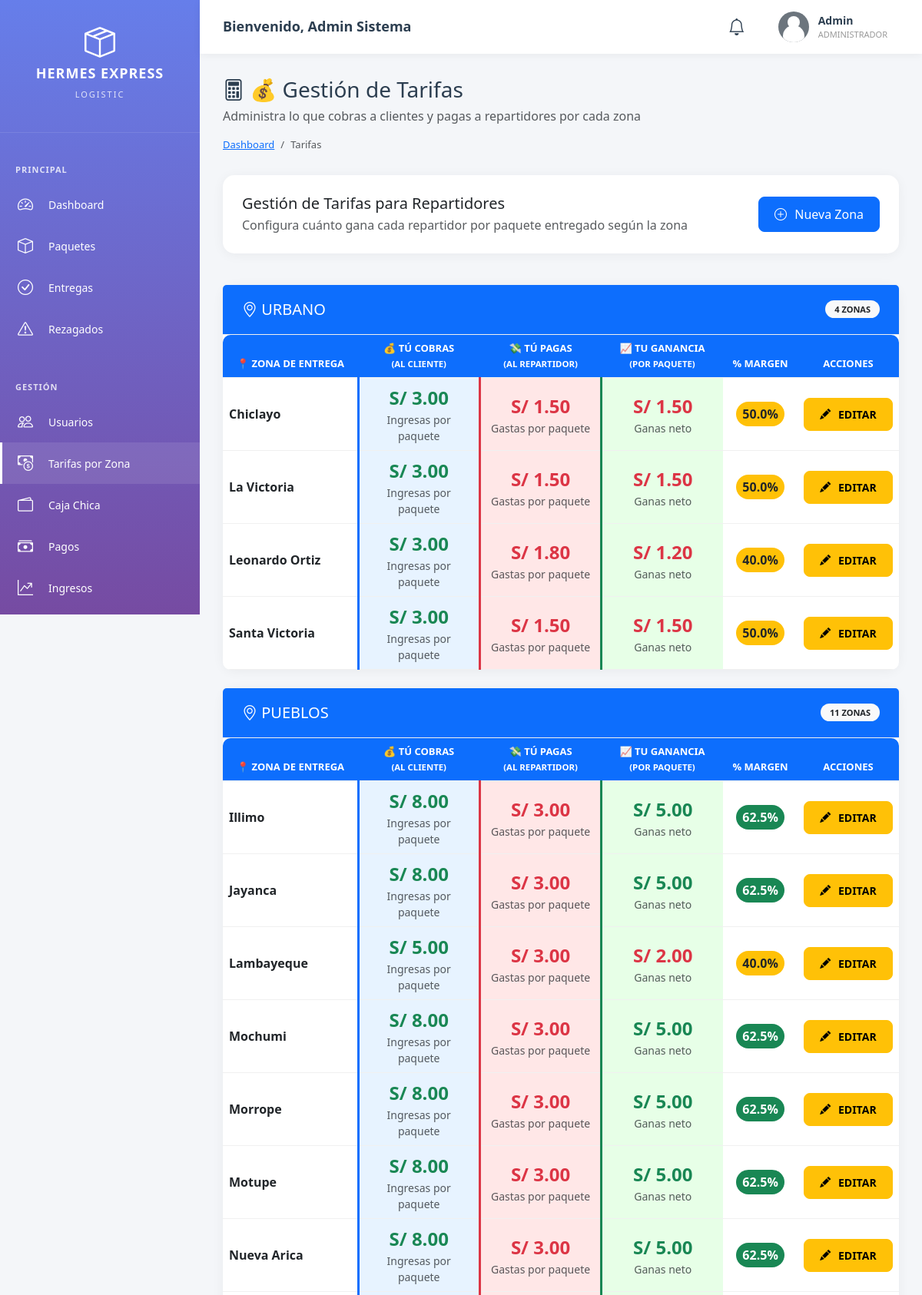
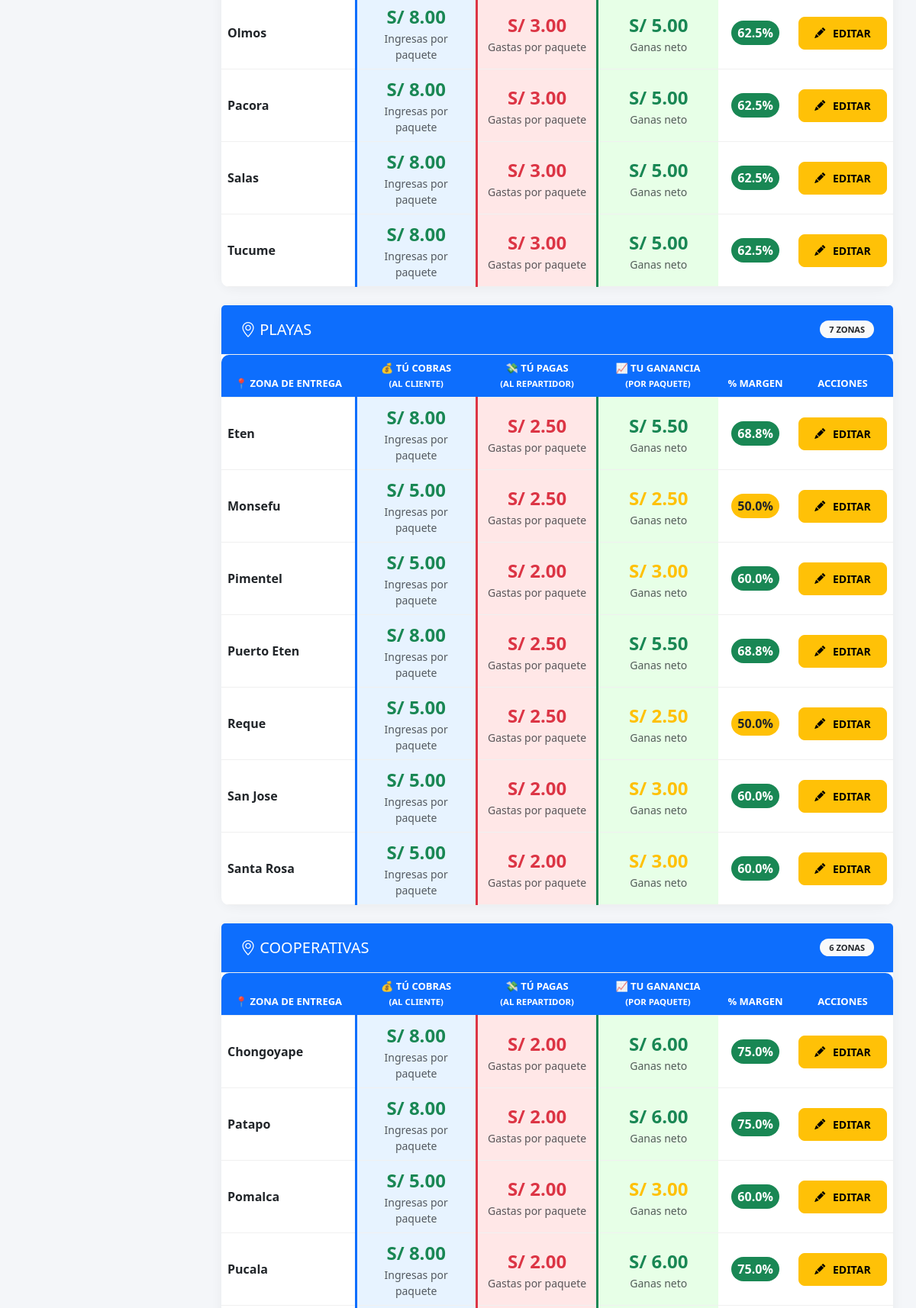
The app's page /admin/tarifas.php (signed in, upper part) with its own data (2 pictures, top to bottom).
### tables this page shows
CREATE TABLE IF NOT EXISTS zonas_tarifas (
    id INT PRIMARY KEY AUTO_INCREMENT,
    categoria VARCHAR(50) NOT NULL COMMENT 'URBANO, PUEBLOS, PLAYAS, COOPERATIVAS, EXCOPERATIVAS, FERREÑAFE',
    nombre_zona VARCHAR(100) NOT NULL,
    tipo_envio VARCHAR(50) DEFAULT 'Paquete',
    tarifa_repartidor DECIMAL(10, 2) NOT NULL COMMENT 'Monto que recibe el repartidor por entrega',
    costo_cliente DECIMAL(10, 2) NOT NULL DEFAULT 0 COMMENT 'Precio que se cobra al cliente',
    activo BOOLEAN DEFAULT TRUE,
    fecha_creacion TIMESTAMP DEFAULT CURRENT_TIMESTAMP,
    fecha_actualizacion TIMESTAMP DEFAULT CURRENT_TIMESTAMP ON UPDATE CURRENT_TIMESTAMP,
    INDEX idx_categoria (categoria),
    INDEX idx_activo (activo),
    INDEX idx_costo_cliente (costo_cliente),
    INDEX idx_nombre_zona (nombre_zona),
    UNIQUE KEY unique_zona (categoria, nombre_zona)
);

### config/database.php (called while the page is built, shortened)
<?php
class Database {
    private static $instance = null;
    public static function getInstance() {
        if (self::$instance === null) {
            self::$instance = new Database();
        }
        return self::$instance;
    }
    public function fetchAll($result) {
        $rows = [];
        if ($result && is_object($result)) {
            if ($result instanceof mysqli_result) {
                while ($row = $result->fetch_assoc()) {
                    $rows[] = $row;
                }
            }
        } elseif (is_array($result)) {
            return $result;
        }
        return $rows;
    }
}
?>

### admin/tarifas.php (the view, shortened to what this page needs)
<?php
$db = Database::getInstance()->getConnection();
$stmt = $db->query("
    SELECT * FROM zonas_tarifas
    ORDER BY
        FIELD(categoria, 'URBANO', 'PUEBLOS', 'PLAYAS', 'COOPERATIVAS', 'EXCOPERATIVAS', 'FERREÑAFE'),
        nombre_zona ASC
");
$todasTarifas = Database::getInstance()->fetchAll($stmt);
$tarifasPorCategoria = [];
foreach ($todasTarifas as $tarifa) {
    $tarifasPorCategoria[$tarifa['categoria']][] = $tarifa;
}
?>
<!DOCTYPE html>
<html lang="es">
<head>
    <link href="https://cdn.jsdelivr.net/npm/bootstrap@5.3.0/dist/css/bootstrap.min.css" rel="stylesheet">
    <link rel="stylesheet" href="https://cdn.jsdelivr.net/npm/bootstrap-icons@1.11.0/font/bootstrap-icons.css">
    <link rel="stylesheet" href="../assets/css/dashboard.css">
</head>
<body>
    <?php include 'includes/sidebar.php'; ?>
    <div class="main-content">
        <?php include 'includes/header.php'; ?>
        <div class="page-content">
            <div class="page-title">
                <h1><i class="bi bi-calculator"></i> 💰 Gestión de Tarifas</h1>
                <p class="text-muted">Administra lo que cobras a clientes y pagas a repartidores por cada zona</p>
                <nav aria-label="breadcrumb">
                    <ol class="breadcrumb">
                        <li class="breadcrumb-item"><a href="dashboard.php">Dashboard</a></li>
                        <li class="breadcrumb-item active">Tarifas</li>
                    </ol>
                </nav>
            </div>
            <div class="row mb-3">
                <div class="col-md-12">
                    <div class="card">
                        <div class="card-body">
                            <div class="d-flex justify-content-between align-items-center">
                                <div>
                                    <h5 class="mb-1">Gestión de Tarifas para Repartidores</h5>
                                    <p class="text-muted mb-0">Configura cuánto gana cada repartidor por paquete entregado según la zona</p>
                                </div>
                                <button class="btn btn-primary" data-bs-toggle="modal" data-bs-target="#nuevaZonaModal">
                                    <i class="bi bi-plus-circle"></i> Nueva Zona
                                </button>
                            </div>
                        </div>
                    </div>
                </div>
            </div>
            <?php foreach ($tarifasPorCategoria as $categoria => $tarifas): ?>
                <div class="card mb-4">
                    <div class="card-header bg-primary text-white">
                        <h5 class="mb-0">
                            <i class="bi bi-geo-alt"></i> <?php echo htmlspecialchars($categoria); ?>
                            <span class="badge bg-light text-dark float-end"><?php echo count($tarifas); ?> zonas</span>
                        </h5>
                    </div>
                    <div class="card-body p-0">
                        <div class="table-responsive">
                            <table class="table table-hover mb-0">
                                <thead class="table-primary text-white">
                                    <tr>
                                        <th width="20%">📍 Zona de Entrega</th>
                                        <th width="18%" class="text-center">💰 TÚ COBRAS<br><small>(Al Cliente)</small></th>
                                        <th width="18%" class="text-center">💸 TÚ PAGAS<br><small>(Al Repartidor)</small></th>
                                        <th width="18%" class="text-center">📈 TU GANANCIA<br><small>(Por Paquete)</small></th>
                                        <th width="11%" class="text-center">% Margen</th>
                                        <th width="15%" class="text-center">Acciones</th>
                                    </tr>
                                </thead>
                                <tbody>
                                    <?php foreach ($tarifas as $tarifa):
                                        $costo_cliente = $tarifa['costo_cliente'] ?? $tarifa['tarifa_repartidor'] ?? 0;
                                        $ganancia = $costo_cliente - $tarifa['tarifa_repartidor'];
                                        $margen = $costo_cliente > 0 ? (($ganancia / $costo_cliente) * 100) : 0;
                                    ?>
                                        <tr class="align-middle">
                                            <td>
                                                <strong class="text-dark"><?php echo htmlspecialchars($tarifa['nombre_zona']); ?></strong>
                                            </td>
                                            <td class="text-center bg-light-primary">
                                                <div class="d-flex flex-column">
                                                    <span class="fs-4 fw-bold text-success">S/ <?php echo number_format($costo_cliente, 2); ?></span>
                                                    <small class="text-muted">Ingresas por paquete</small>
                                                </div>
                                            </td>
                                            <td class="text-center bg-light-danger">
                                                <div class="d-flex flex-column">
                                                    <span class="fs-4 fw-bold text-danger">S/ <?php echo number_format($tarifa['tarifa_repartidor'], 2); ?></span>
                                                    <small class="text-muted">Gastas por paquete</small>
                                                </div>
                                            </td>
                                            <td class="text-center bg-light-success">
                                                <div class="d-flex flex-column">
                                                    <span class="fs-4 fw-bold <?php echo $ganancia >= 5 ? 'text-success' : ($ganancia >= 2.5 ? 'text-warning' : 'text-danger'); ?>">
                                                        S/ <?php echo number_format($ganancia, 2); ?>
                                                    </span>
                                                    <small class="text-muted">Ganas neto</small>
                                                </div>
                                            </td>
                                            <td class="text-center">
                                                <span class="badge fs-6 p-2 <?php echo $margen >= 60 ? 'bg-success' : ($margen >= 40 ? 'bg-warning text-dark' : 'bg-danger'); ?>">
                                                    <?php echo number_format($margen, 1); ?>%
                                                </span>
                                            </td>
                                            <td class="text-center">
                                                <button class="btn btn-warning btn-sm fw-bold"
                                                        onclick="editarTarifa(<?php echo htmlspecialchars(json_encode($tarifa)); ?>)"
                                                        title="Editar Tarifas">
                                                    <i class="bi bi-pencil-fill"></i> EDITAR
                                                </button>
                                            </td>
                                        </tr>
                                    <?php endforeach; ?>
                                </tbody>
                            </table>
                        </div>
                    </div>
                </div>
            <?php endforeach; ?>
        </div>
    </div>
</body>
</html>

### assets/css/dashboard.css (style rules this page uses)
:root { --primary-color: #667eea; --secondary-color: #764ba2; --success-color: #28a745; --danger-color: #dc3545; --warning-color: #ffc107; --info-color: #17a2b8; --dark-color: #2c3e50; --light-color: #f8f9fa; --sidebar-width: 260px; --header-height: 70px; }
* { margin: 0; padding: 0; box-sizing: border-box; }
body { font-family: 'Segoe UI', Tahoma, Geneva, Verdana, sans-serif; background: #f4f6f9; color: #333; overflow-x: hidden; }
.main-content { margin-left: var(--sidebar-width); margin-top: var(--header-height); min-height: calc(100vh - var(--header-height)); width: calc(100% - var(--sidebar-width)); flex: 1; padding: 0; }
.page-content { padding: 30px; }
.page-title { margin-bottom: 30px; }
.page-title h1 { font-size: 28px; color: var(--dark-color); margin-bottom: 5px; }
.page-title .breadcrumb { background: none; padding: 0; margin: 0; font-size: 13px; }
.card { background: white; border-radius: 15px; box-shadow: 0 2px 15px rgba(0, 0, 0, 0.05); margin-bottom: 25px; border: none; }
.card-header { background: none; border-bottom: 1px solid #f0f0f0; padding: 20px 25px; }
.card-body { padding: 25px; }
.table-responsive { border-radius: 10px; overflow: hidden; }
table { width: 100%; margin-bottom: 0; }
thead { background: #f8f9fa; }
th { padding: 15px; font-weight: 600; font-size: 13px; text-transform: uppercase; color: #666; }
td { padding: 15px; vertical-align: middle; }
tr { border-bottom: 1px solid #f0f0f0; }
.badge { padding: 6px 12px; border-radius: 20px; font-size: 11px; font-weight: 600; text-transform: uppercase; }
.btn { padding: 10px 20px; border-radius: 8px; font-weight: 500; transition: all 0.3s ease; }
.btn i { margin-right: 6px; }

### admin/tarifas.php (style rules this page uses)
.bg-light-primary { background-color: #e7f3ff !important; border-left: 3px solid #0d6efd; }
.bg-light-danger { background-color: #ffe7e7 !important; border-left: 3px solid #dc3545; }
.bg-light-success { background-color: #e7ffe7 !important; border-left: 3px solid #198754; }
.table-primary th { background-color: #0d6efd !important; color: white !important; font-weight: bold; text-align: center; }

### records on screen
zonas_tarifas: nombre_zona "Chiclayo", costo_cliente "3.00", tarifa_repartidor "1.50", margen "50.0"
zonas_tarifas: nombre_zona "La Victoria", costo_cliente "3.00", tarifa_repartidor "1.50", margen "50.0"
zonas_tarifas: nombre_zona "Leonardo Ortiz", costo_cliente "3.00", tarifa_repartidor "1.80", ganancia "1.20", margen "40.0"
zonas_tarifas: nombre_zona "Santa Victoria", costo_cliente "3.00", tarifa_repartidor "1.50", margen "50.0"
zonas_tarifas: nombre_zona "Illimo", costo_cliente "8.00", tarifa_repartidor "3.00", ganancia "5.00", margen "62.5"
zonas_tarifas: nombre_zona "Jayanca", costo_cliente "8.00", tarifa_repartidor "3.00", ganancia "5.00", margen "62.5"
zonas_tarifas: nombre_zona "Lambayeque", costo_cliente "5.00", tarifa_repartidor "3.00", ganancia "2.00", margen "40.0"
zonas_tarifas: nombre_zona "Mochumi", costo_cliente "8.00", tarifa_repartidor "3.00", ganancia "5.00", margen "62.5"
zonas_tarifas: nombre_zona "Morrope", costo_cliente "8.00", tarifa_repartidor "3.00", ganancia "5.00", margen "62.5"
zonas_tarifas: nombre_zona "Motupe", costo_cliente "8.00", tarifa_repartidor "3.00", ganancia "5.00", margen "62.5"
zonas_tarifas: nombre_zona "Nueva Arica", costo_cliente "8.00", tarifa_repartidor "3.00", ganancia "5.00", margen "62.5"
zonas_tarifas: nombre_zona "Olmos", costo_cliente "8.00", tarifa_repartidor "3.00", ganancia "5.00", margen "62.5"
zonas_tarifas: nombre_zona "Pacora", costo_cliente "8.00", tarifa_repartidor "3.00", ganancia "5.00", margen "62.5"
zonas_tarifas: nombre_zona "Salas", costo_cliente "8.00", tarifa_repartidor "3.00", ganancia "5.00", margen "62.5"
zonas_tarifas: nombre_zona "Tucume", costo_cliente "8.00", tarifa_repartidor "3.00", ganancia "5.00", margen "62.5"
zonas_tarifas: nombre_zona "Eten", costo_cliente "8.00", tarifa_repartidor "2.50", ganancia "5.50", margen "68.8"
zonas_tarifas: nombre_zona "Monsefu", costo_cliente "5.00", tarifa_repartidor "2.50", margen "50.0"
zonas_tarifas: nombre_zona "Pimentel", costo_cliente "5.00", tarifa_repartidor "2.00", ganancia "3.00", margen "60.0"
zonas_tarifas: nombre_zona "Puerto Eten", costo_cliente "8.00", tarifa_repartidor "2.50", ganancia "5.50", margen "68.8"
zonas_tarifas: nombre_zona "Reque", costo_cliente "5.00", tarifa_repartidor "2.50", margen "50.0"
zonas_tarifas: nombre_zona "San Jose", costo_cliente "5.00", tarifa_repartidor "2.00", ganancia "3.00", margen "60.0"
zonas_tarifas: nombre_zona "Santa Rosa", costo_cliente "5.00", tarifa_repartidor "2.00", ganancia "3.00", margen "60.0"
zonas_tarifas: nombre_zona "Chongoyape", costo_cliente "8.00", tarifa_repartidor "2.00", ganancia "6.00", margen "75.0"
zonas_tarifas: nombre_zona "Patapo", costo_cliente "8.00", tarifa_repartidor "2.00", ganancia "6.00", margen "75.0"
zonas_tarifas: nombre_zona "Pomalca", costo_cliente "5.00", tarifa_repartidor "2.00", ganancia "3.00", margen "60.0"
zonas_tarifas: nombre_zona "Pucala", costo_cliente "8.00", tarifa_repartidor "2.00", ganancia "6.00", margen "75.0"

### other values on screen
$_SESSION['nombre'] . ' ' . ($_SESSION['apellido'] ?? '') "Admin Sistema"
$_SESSION['nombre'] "Admin"
$categoria "URBANO"
count($tarifas) "4"
$categoria "PUEBLOS"
count($tarifas) "11"
$categoria "PLAYAS"
count($tarifas) "7"
$categoria "COOPERATIVAS"
count($tarifas) "6"
